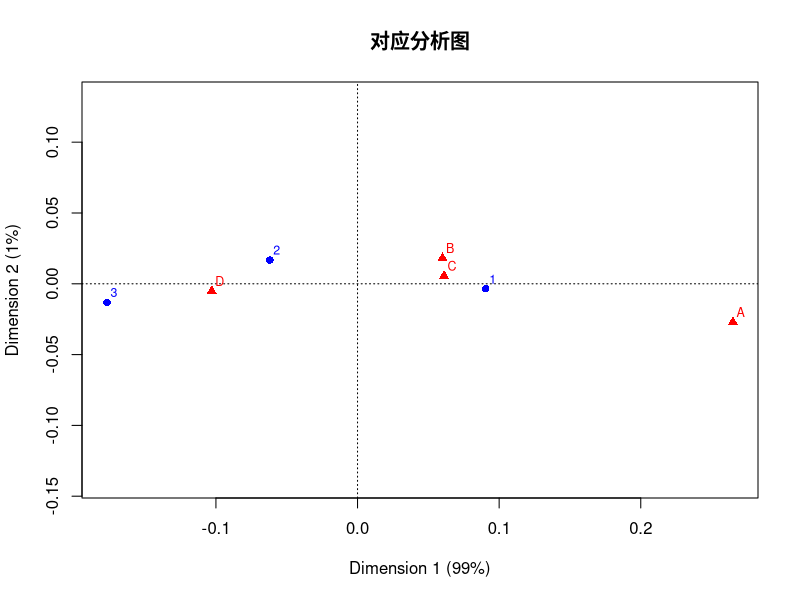

This chart was generated by the following R code:
library(readxl)
library(vcd)
library(ca)

data <- read_excel("./data/exec9.1table.xlsx", sheet = 1)

#构建列联表
#由于后面ca函数只能用英文字符，故列名和行名用数字和字母代替
#其中1(4万以下)，2(4-8万)，3(8万以上)
#其中A(非常不满意)，B(有些不满意)，C(比较满意)，D(非常满意)
mytable <- as.matrix(data[, -1])
rownames(mytable) <- c("1", "2", "3")
colnames(mytable) <- c("A", "B", "C", "D")

#增减边际估计
addmargins(mytable)
round(prop.table(mytable, 1), 3)    # 行轮廓矩阵
round(prop.table(mytable, 2), 3)    # 列轮廓矩阵

#对应分析
ca_result <- ca(mytable)
summary(ca_result)
ca_result$sv

#标准坐标
X <- ca_result$rowcoord %*% diag(ca_result$sv)
round(X, 3)
Y <- ca_result$colcoord %*% diag(ca_result$sv)
round(Y, 3)

#绘制图像
plot(ca_result, main = "对应分析图")
